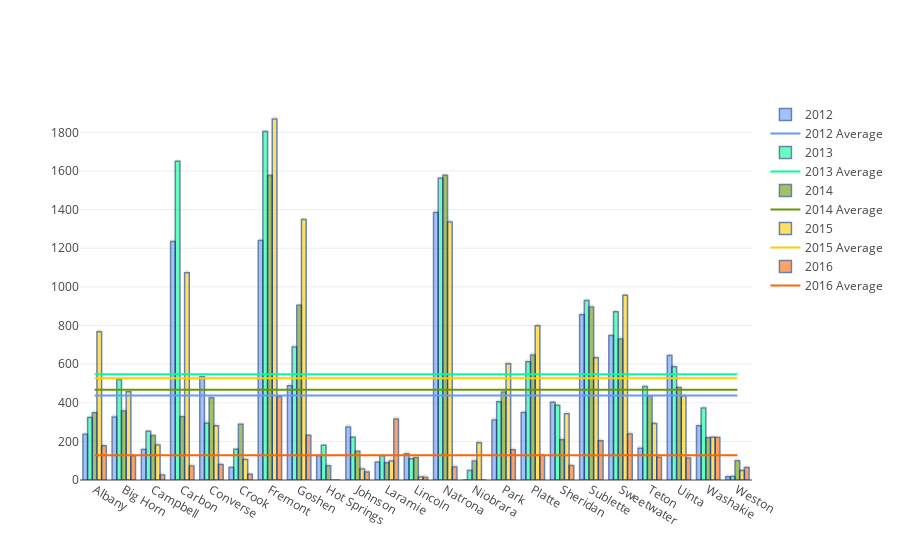

Notebook source saved alongside this figure:
### Code cell
display(HTML('<h2>School Discipline Rates Across All Counties {}-{}</h2>'.format(BEGIN_YEAR,END_YEAR)))
display(HTML("""
<p>
The graph below shows the number of educational discipline events(excluding in-school suspension) for each county
for the time period between {}-{}. Each county is represented along the x-axis, with 5 vertical bars for each 
county representing the educational discipline rate of that county for a particular year(vertical bars are 
color coded in the legen on the right). This discipline rate is calculated as the number of incidents 
per 10,000 residents.The horizontal lines across the graph represent the average discipline rate for the
entire state for a particular year(also color coded to correspond with year).
</p>
""".format(BEGIN_YEAR,END_YEAR)))

data = generate_rate_data_obj(school_county_rates,BEGIN_YEAR,END_YEAR)
pl.offline.iplot(data, filename='county school rates over 5 years')

### Figure 1 — Plotly figure (JSON) as saved in the notebook; plotly's stock layout.template omitted (floating-point values rounded to 4 significant figures)
{"data": [{"marker": {"color": "#6699ff", "line": {"color": "rgb(8,48,107)", "width": 1.5}}, "name": "2012", "opacity": 0.6, "text": "2012", "textposition": "auto", "type": "bar", "uid": "6e0bd4f0-b57b-11e8-a0aa-18d6c706c04c", "x": ["Albany", "Big Horn", "Campbell", "Carbon", "Converse", "Crook", "Fremont", "Goshen", "Hot Springs", "Johnson", "Laramie", "Lincoln", "Natrona", "Niobrara", "Park", "Platte", "Sheridan", "Sublette", "Sweetwater", "Teton", "Uinta", "Washakie", "Weston"], "y": [236.6, 325.9, 158.2, 1235.0, 534.8, 64.31, 1240.0, 487.8, 125.6, 274.2, 91.54, 136.1, 1385.0, 0, 310.2, 349.2, 402.4, 855.6, 747.8, 164.8, 644.5, 281.4, 16.92]}, {"marker": {"color": "#6699ff", "line": {"color": "rgb(8,48,107)", "width": 1.5}}, "name": "2012 Average", "type": "scatter", "uid": "6e0bd4f1-b57b-11e8-a0aa-18d6c706c04c", "x": ["Albany", "Big Horn", "Campbell", "Carbon", "Converse", "Crook", "Fremont", "Goshen", "Hot Springs", "Johnson", "Laramie", "Lincoln", "Natrona", "Niobrara", "Park", "Platte", "Sheridan", "Sublette", "Sweetwater", "Teton", "Uinta", "Washakie", "Weston"], "y": [437.7, 437.7, 437.7, 437.7, 437.7, 437.7, 437.7, 437.7, 437.7, 437.7, 437.7, 437.7, 437.7, 437.7, 437.7, 437.7, 437.7, 437.7, 437.7, 437.7, 437.7, 437.7, 437.7]}, {"marker": {"color": "#00ff99", "line": {"color": "rgb(8,48,107)", "width": 1.5}}, "name": "2013", "opacity": 0.6, "text": "2013", "textposition": "auto", "type": "bar", "uid": "6e0bd4f2-b57b-11e8-a0aa-18d6c706c04c", "x": ["Albany", "Big Horn", "Campbell", "Carbon", "Converse", "Crook", "Fremont", "Goshen", "Hot Springs", "Johnson", "Laramie", "Lincoln", "Natrona", "Niobrara", "Park", "Platte", "Sheridan", "Sublette", "Sweetwater", "Teton", "Uinta", "Washakie", "Weston"], "y": [323.7, 519.9, 252.6, 1650.0, 294.3, 159.0, 1804.0, 688.4, 179.5, 221.2, 126.2, 109.7, 1562.0, 49.02, 404.6, 612.0, 386.5, 929.2, 871.7, 483.8, 586.8, 373.0, 17.61]}, {"marker": {"color": "#00ff99", "line": {"color": "rgb(8,48,107)", "width": 1.5}}, "name": "2013 Average", "type": "scatter", "uid": "6e0bd4f3-b57b-11e8-a0aa-18d6c706c04c", "x": ["Albany", "Big Horn", "Campbell", "Carbon", "Converse", "Crook", "Fremont", "Goshen", "Hot Springs", "Johnson", "Laramie", "Lincoln", "Natrona", "Niobrara", "Park", "Platte", "Sheridan", "Sublette", "Sweetwater", "Teton", "Uinta", "Washakie", "Weston"], "y": [548.0, 548.0, 548.0, 548.0, 548.0, 548.0, 548.0, 548.0, 548.0, 548.0, 548.0, 548.0, 548.0, 548.0, 548.0, 548.0, 548.0, 548.0, 548.0, 548.0, 548.0, 548.0, 548.0]}, {"marker": {"color": "#669900", "line": {"color": "rgb(8,48,107)", "width": 1.5}}, "name": "2014", "opacity": 0.6, "text": "2014", "textposition": "auto", "type": "bar", "uid": "6e0bd4f4-b57b-11e8-a0aa-18d6c706c04c", "x": ["Albany", "Big Horn", "Campbell", "Carbon", "Converse", "Crook", "Fremont", "Goshen", "Hot Springs", "Johnson", "Laramie", "Lincoln", "Natrona", "Niobrara", "Park", "Platte", "Sheridan", "Sublette", "Sweetwater", "Teton", "Uinta", "Washakie", "Weston"], "y": [347.8, 357.7, 230.9, 328.1, 426.3, 288.5, 1577.0, 905.1, 73.35, 148.6, 89.56, 116.6, 1577.0, 98.04, 455.1, 647.3, 208.9, 895.2, 730.5, 433.9, 479.2, 219.4, 99.17]}, {"marker": {"color": "#669900", "line": {"color": "rgb(8,48,107)", "width": 1.5}}, "name": "2014 Average", "type": "scatter", "uid": "6e0bd4f5-b57b-11e8-a0aa-18d6c706c04c", "x": ["Albany", "Big Horn", "Campbell", "Carbon", "Converse", "Crook", "Fremont", "Goshen", "Hot Springs", "Johnson", "Laramie", "Lincoln", "Natrona", "Niobrara", "Park", "Platte", "Sheridan", "Sublette", "Sweetwater", "Teton", "Uinta", "Washakie", "Weston"], "y": [466.7, 466.7, 466.7, 466.7, 466.7, 466.7, 466.7, 466.7, 466.7, 466.7, 466.7, 466.7, 466.7, 466.7, 466.7, 466.7, 466.7, 466.7, 466.7, 466.7, 466.7, 466.7, 466.7]}, {"marker": {"color": "#ffcc00", "line": {"color": "rgb(8,48,107)", "width": 1.5}}, "name": "2015", "opacity": 0.6, "text": "2015", "textposition": "auto", "type": "bar", "uid": "6e0bd4f6-b57b-11e8-a0aa-18d6c706c04c", "x": ["Albany", "Big Horn", "Campbell", "Carbon", "Converse", "Crook", "Fremont", "Goshen", "Hot Springs", "Johnson", "Laramie", "Lincoln", "Natrona", "Niobrara", "Park", "Platte", "Sheridan", "Sublette", "Sweetwater", "Teton", "Uinta", "Washakie", "Weston"], "y": [768.1, 457.1, 181.8, 1073.0, 280.8, 106.5, 1869.0, 1348.0, 0, 57.55, 98.86, 15.23, 1336.0, 192.3, 601.4, 798.9, 342.8, 632.8, 957.0, 292.4, 436.6, 220.9, 49.5]}, {"marker": {"color": "#ffcc00", "line": {"color": "rgb(8,48,107)", "width": 1.5}}, "name": "2015 Average", "type": "scatter", "uid": "6e0bd4f7-b57b-11e8-a0aa-18d6c706c04c", "x": ["Albany", "Big Horn", "Campbell", "Carbon", "Converse", "Crook", "Fremont", "Goshen", "Hot Springs", "Johnson", "Laramie", "Lincoln", "Natrona", "Niobrara", "Park", "Platte", "Sheridan", "Sublette", "Sweetwater", "Teton", "Uinta", "Washakie", "Weston"], "y": [526.8, 526.8, 526.8, 526.8, 526.8, 526.8, 526.8, 526.8, 526.8, 526.8, 526.8, 526.8, 526.8, 526.8, 526.8, 526.8, 526.8, 526.8, 526.8, 526.8, 526.8, 526.8, 526.8]}, {"marker": {"color": "#ff6600", "line": {"color": "rgb(8,48,107)", "width": 1.5}}, "name": "2016", "opacity": 0.6, "text": "2016", "textposition": "auto", "type": "bar", "uid": "6e0bd4f8-b57b-11e8-a0aa-18d6c706c04c", "x": ["Albany", "Big Horn", "Campbell", "Carbon", "Converse", "Crook", "Fremont", "Goshen", "Hot Springs", "Johnson", "Laramie", "Lincoln", "Natrona", "Niobrara", "Park", "Platte", "Sheridan", "Sublette", "Sweetwater", "Teton", "Uinta", "Washakie", "Weston"], "y": [177.9, 125.4, 25.89, 72.36, 80.59, 29.2, 431.7, 231.5, 0, 41.61, 315.9, 14.78, 67.71, 0, 157.1, 127.8, 74.57, 203.4, 238.6, 118.0, 113.8, 220.7, 65.15]}, {"marker": {"color": "#ff6600", "line": {"color": "rgb(8,48,107)", "width": 1.5}}, "name": "2016 Average", "type": "scatter", "uid": "6e0bd4f9-b57b-11e8-a0aa-18d6c706c04c", "x": ["Albany", "Big Horn", "Campbell", "Carbon", "Converse", "Crook", "Fremont", "Goshen", "Hot Springs", "Johnson", "Laramie", "Lincoln", "Natrona", "Niobrara", "Park", "Platte", "Sheridan", "Sublette", "Sweetwater", "Teton", "Uinta", "Washakie", "Weston"], "y": [127.5, 127.5, 127.5, 127.5, 127.5, 127.5, 127.5, 127.5, 127.5, 127.5, 127.5, 127.5, 127.5, 127.5, 127.5, 127.5, 127.5, 127.5, 127.5, 127.5, 127.5, 127.5, 127.5]}], "layout": {}}
